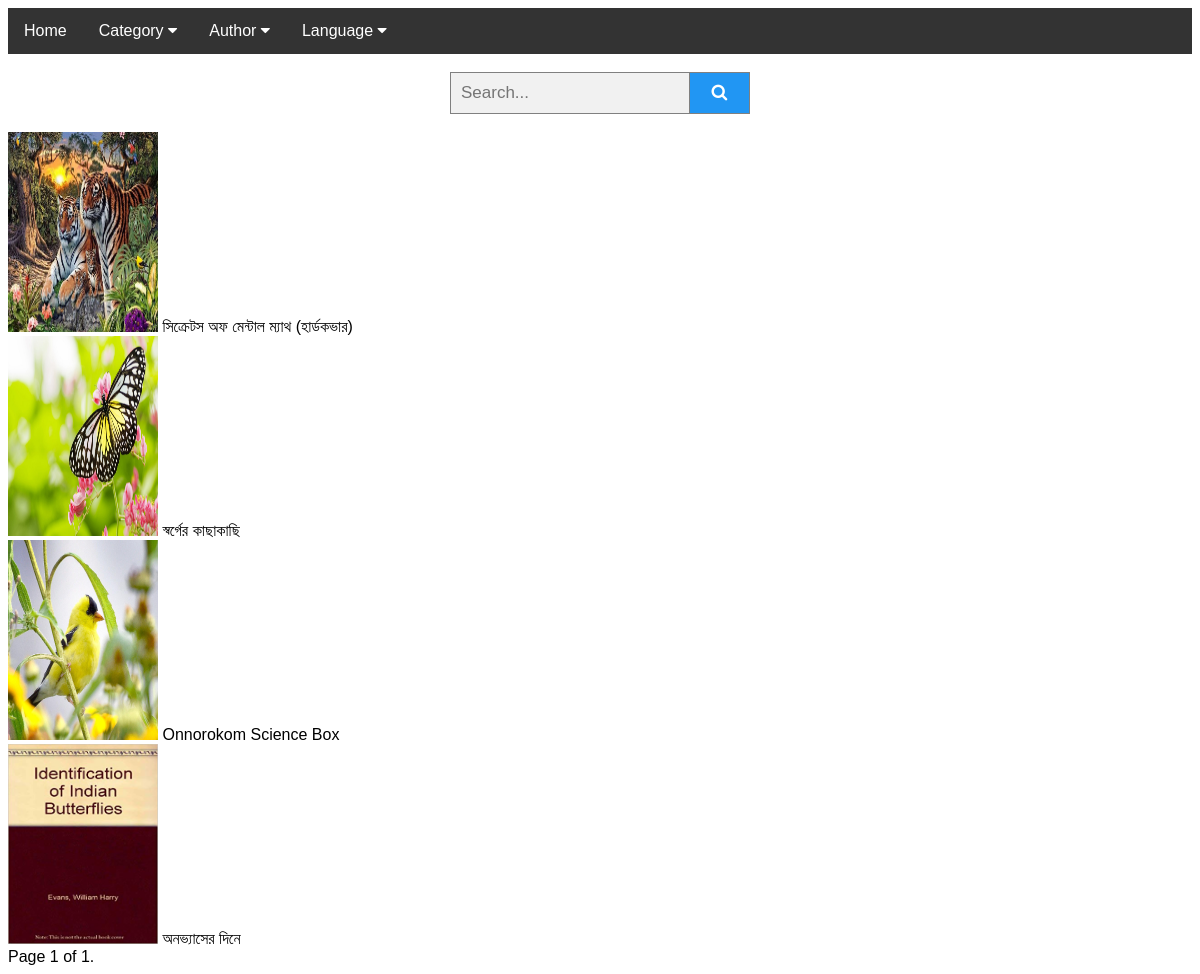
The page / on the database its author committed.
### library/models.py (models this page shows, shortened)
class Book(models.Model):
    name_of_the_book = models.CharField(max_length=200)
    edition = models.CharField(max_length=13)
    author = models.ManyToManyField(Author, help_text='Select Author name')
    editor = models.ManyToManyField(Editor, help_text='Select Editor name')
    translator = models.ManyToManyField(Language, related_name='languages', help_text='Select Language')
    publisher = models.CharField(max_length=255)
    place = models.CharField(max_length=190)
    month = models.CharField(max_length=20)
    year = models.IntegerField()
    isbn = models.CharField('ISBN', max_length=13,
                            help_text='13 Character <a href="https://www.isbn-international.org/content/what-isbn">ISBN number</a>',
                            blank=True, null=True)
    currency = models.ForeignKey(Currency, on_delete=models.CASCADE)
    price = models.IntegerField()
    language = models.ForeignKey(Language, on_delete=models.CASCADE)
    category = models.ManyToManyField(Category, help_text='Select category for this book')
    pages = models.IntegerField()
    copy = models.PositiveSmallIntegerField(blank=True, null=True)
    summary = models.TextField(max_length=1000, help_text='Enter a brief description of the book')
    image = models.ImageField(upload_to='book_photos/', blank=True, null=True)
    published = models.DateTimeField(auto_now_add=True)
    slug = models.SlugField()
    publish = models.BooleanField(default=True)
    objects = EntryQuerySet.as_manager()
    class Meta:
        ordering = ["-published"]

### library/views.py (the view)
# urls.py: re_path('^$', BookList.as_view(), name='book_list'),
class BookList(ListView):
    model = Book
    context_object_name = 'book_list'
    template_name = 'books/book_lists.html'
    paginate_by = 12
    extra_context = {
        'category_list': Category.objects.all(),
        'author_list': Author.objects.all(),
        'language_list': Language.objects.all(),
    }
    def get_queryset(self):
        query = self.request.GET.get('q')
        if query:
            object_list = self.model.objects.filter(
                Q(name_of_the_book__icontains=query) |
                Q(author__first_name__icontains=query) |
                Q(category__name__icontains=query)
            )
        else:
            object_list = self.model.objects.all()
        return object_list
    def get_context_data(self, **kwargs):
        context = super().get_context_data(**kwargs)
        context['now'] = timezone.now()
        context.update(self.extra_context)
        return context

### templates/books/book_lists.html (shortened to what this page needs)
{% extends 'books/base.html' %}
{% block content %}
    <section class="blog-area section">
		<div class="container">
			<div class="row">
                {% for object in object_list %}
				<div class="col-lg-4 col-md-6">
					<div class="card h-100">
						<div class="single-post post-style-1">
							<div class="blog-info">
								<a href="{% url 'library:book_details' slug=object.slug %}"><img src="{{ MEDIA_URL }}{{ object.image.url }}" style="width: 150px;height: 200px"></a>
                                    {{ object.name_of_the_book }}
							</div>
						</div>
					</div>
				</div>
                {% endfor %}
			</div>
            <div class="pagination">
                <span class="step-links">
                    <span class="current">
                        Page {{ page_obj.number }} of {{ paginator.num_pages }}.
                    </span>
                </span>
            </div>
		</div>
	</section>
{% endblock %}

### templates/books/base.html (style rules this page uses)
body { font-family: Arial; }
* { box-sizing: border-box; }

### rows shown on the page
Book: image (picture), name_of_the_book "সিক্রেটস অফ মেন্টাল ম্যাথ (হার্ডকভার)"
Book: image (picture), name_of_the_book "স্বর্গের কাছাকাছি"
Book: image (picture), name_of_the_book "Onnorokom Science Box"
Book: image (picture), name_of_the_book "অনভ্যাসের দিনে"

### other values the page prints
{{ page_obj.number }} "1"
{{ paginator.num_pages }} "1"
